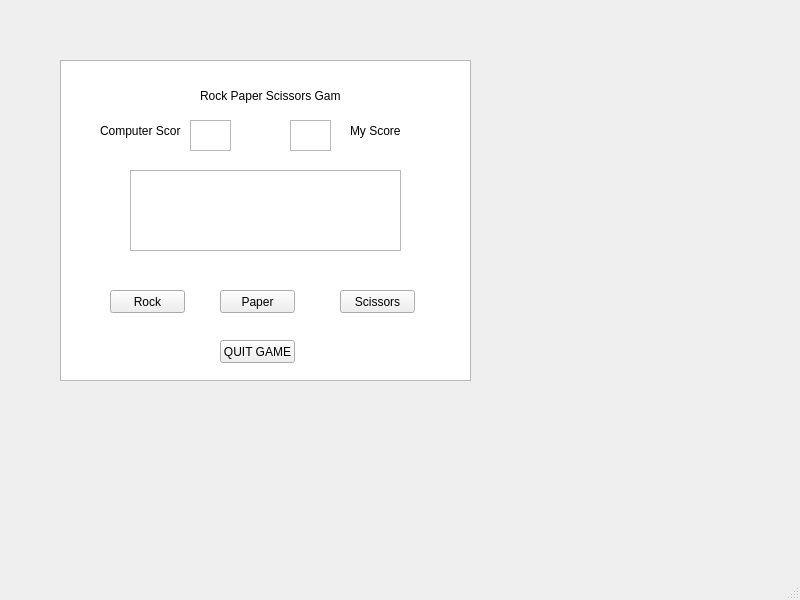
<?xml version="1.0" encoding="UTF-8"?>
<ui version="4.0">
 <class>RockPaperScissors</class>
 <widget class="QMainWindow" name="RockPaperScissors">
  <property name="windowModality">
   <enum>Qt::ApplicationModal</enum>
  </property>
  <property name="geometry">
   <rect>
    <x>0</x>
    <y>0</y>
    <width>800</width>
    <height>600</height>
   </rect>
  </property>
  <property name="windowTitle">
   <string>MainWindow</string>
  </property>
  <widget class="QWidget" name="centralwidget">
   <widget class="QGraphicsView" name="Background">
    <property name="geometry">
     <rect>
      <x>60</x>
      <y>60</y>
      <width>411</width>
      <height>321</height>
     </rect>
    </property>
   </widget>
   <widget class="QPushButton" name="Rock_Button">
    <property name="geometry">
     <rect>
      <x>110</x>
      <y>290</y>
      <width>75</width>
      <height>23</height>
     </rect>
    </property>
    <property name="text">
     <string>Rock</string>
    </property>
   </widget>
   <widget class="QPushButton" name="Paper_Button">
    <property name="geometry">
     <rect>
      <x>220</x>
      <y>290</y>
      <width>75</width>
      <height>23</height>
     </rect>
    </property>
    <property name="text">
     <string>Paper</string>
    </property>
   </widget>
   <widget class="QPushButton" name="Scissors_Button">
    <property name="geometry">
     <rect>
      <x>340</x>
      <y>290</y>
      <width>75</width>
      <height>23</height>
     </rect>
    </property>
    <property name="text">
     <string>Scissors</string>
    </property>
   </widget>
   <widget class="QTextBrowser" name="Text_Output">
    <property name="geometry">
     <rect>
      <x>130</x>
      <y>170</y>
      <width>271</width>
      <height>81</height>
     </rect>
    </property>
   </widget>
   <widget class="QPushButton" name="quitbutton">
    <property name="geometry">
     <rect>
      <x>220</x>
      <y>340</y>
      <width>75</width>
      <height>23</height>
     </rect>
    </property>
    <property name="text">
     <string>QUIT GAME</string>
    </property>
   </widget>
   <widget class="QLabel" name="label">
    <property name="geometry">
     <rect>
      <x>100</x>
      <y>120</y>
      <width>81</width>
      <height>21</height>
     </rect>
    </property>
    <property name="text">
     <string>Computer Score</string>
    </property>
   </widget>
   <widget class="QLabel" name="label_2">
    <property name="geometry">
     <rect>
      <x>350</x>
      <y>120</y>
      <width>81</width>
      <height>21</height>
     </rect>
    </property>
    <property name="text">
     <string>My Score</string>
    </property>
   </widget>
   <widget class="QLabel" name="label_3">
    <property name="geometry">
     <rect>
      <x>200</x>
      <y>80</y>
      <width>141</width>
      <height>31</height>
     </rect>
    </property>
    <property name="text">
     <string>Rock Paper Scissors Game</string>
    </property>
   </widget>
   <widget class="QTextBrowser" name="compscore">
    <property name="geometry">
     <rect>
      <x>190</x>
      <y>120</y>
      <width>41</width>
      <height>31</height>
     </rect>
    </property>
   </widget>
   <widget class="QTextBrowser" name="myscore">
    <property name="geometry">
     <rect>
      <x>290</x>
      <y>120</y>
      <width>41</width>
      <height>31</height>
     </rect>
    </property>
   </widget>
  </widget>
  <widget class="QMenuBar" name="menubar">
   <property name="geometry">
    <rect>
     <x>0</x>
     <y>0</y>
     <width>800</width>
     <height>21</height>
    </rect>
   </property>
  </widget>
  <widget class="QStatusBar" name="statusbar"/>
 </widget>
 <resources/>
 <connections/>
</ui>
